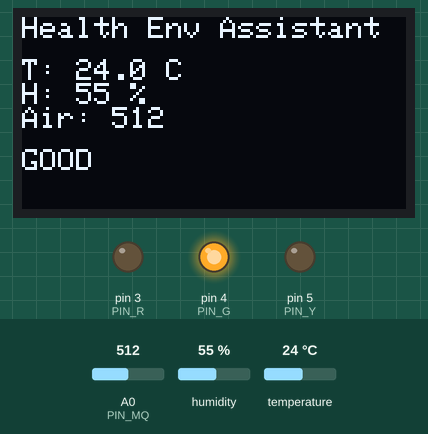
Simulated run of this sketch. Board: Arduino Uno, built with avr-gcc and run on an emulated ATmega328P. Parts: 128×64 one-colour display, output pins drawn as LEDs (lit = HIGH). The test bench sets the inputs (shaded band); at power-on: humidity 55 %, A0 (PIN_MQ) = 512, temperature 24 °C. What the sketch prints to the serial monitor is not drawn.

Above: at 1.9 s.
2.0 s: humidity set to 31 %
At 5.2 s:
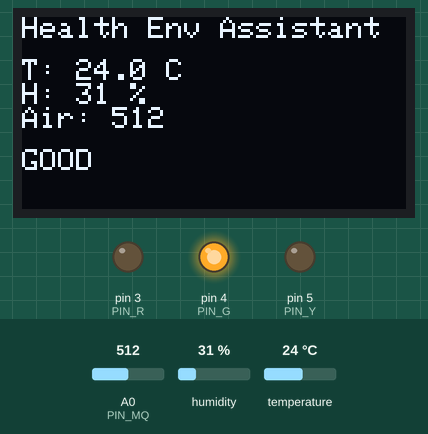
5.5 s: humidity set to 28 %
At 7.6 s:
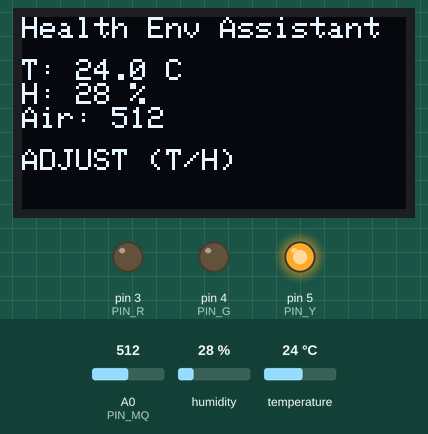
8.5 s: A0 (PIN_MQ) set to 589
At 9.5 s:
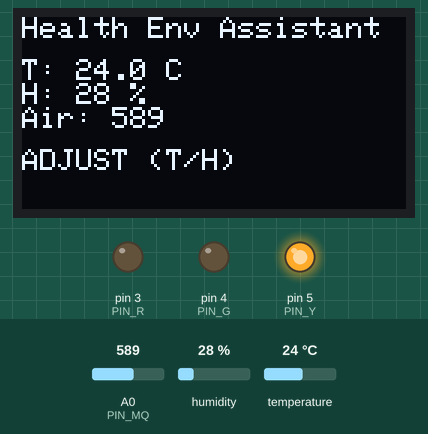
10.5 s: A0 (PIN_MQ) set to 609
At 12.2 s:
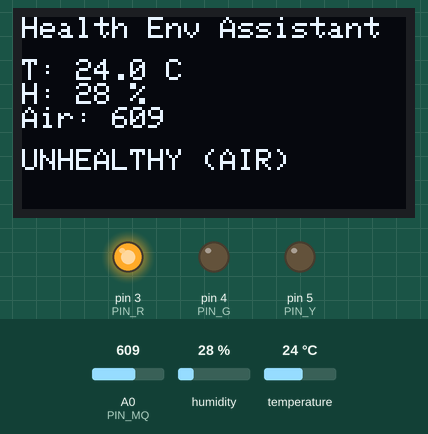
12.5 s: temperature set to 12 °C
At 13.4 s:
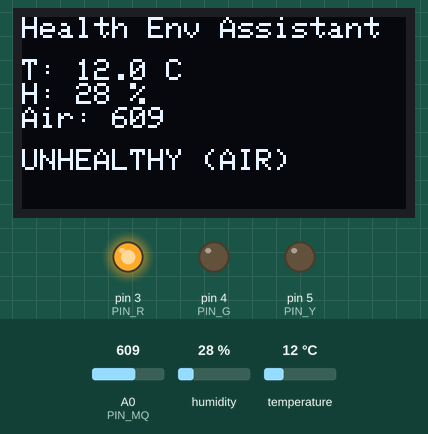
14.5 s: A0 (PIN_MQ) set to 590
At 16.4 s:
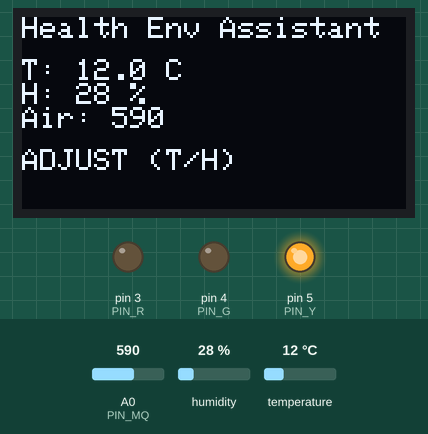
Timing chart, 0 to 17.5 s (numbered marks = the images above; inputs shaded):
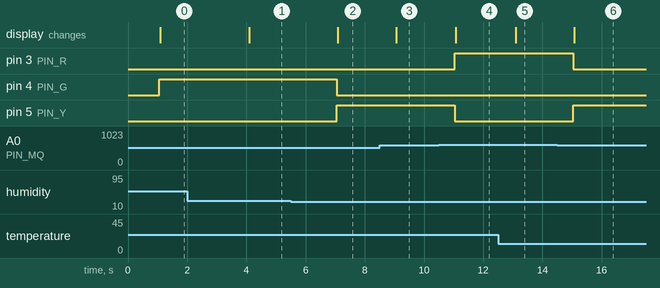

The sketch:

10_Health_Environment_Assistant.ino
```cpp
/*
  Health Environment Assistant
  DHT11 (D8) + MQ-135 (A0) + OLED (I2C) + RGB LED (D3/D4/D5)

  Shows: Temperature (°C), Humidity (%), Air value (0..1023), and overall status.
  LED Colors:
    - GREEN  = Air Good AND Temp/Humidity Comfy
    - YELLOW = Air Good/Moderate but Temp/Humidity needs adjustment
    - RED    = Poor Air (overrides everything)
    - OFF    = Sensor error
*/

#include <Wire.h>
#include <Adafruit_GFX.h>
#include <Adafruit_SSD1306.h>
#include <DHT.h>

// ------------ Pins ------------
const int PIN_DHT = 8;   // DHT11 data pin
const int PIN_MQ  = A0;  // MQ-135 analog output
const int PIN_R   = 3;   // RED LED
const int PIN_G   = 4;   // GREEN LED
const int PIN_Y   = 5;   // YELLOW LED

// ------------ Display ------------
#define SCREEN_WIDTH 128
#define SCREEN_HEIGHT 64
Adafruit_SSD1306 display(SCREEN_WIDTH, SCREEN_HEIGHT, &Wire, -1);

// ------------ Sensors ------------
#define DHTTYPE DHT11
DHT dht(PIN_DHT, DHTTYPE);

// ------------ Thresholds (tune if needed) ------------
const float COMFY_TEMP_MIN = 20.0;   // °C
const float COMFY_TEMP_MAX = 26.0;   // °C
const float COMFY_HUM_MIN  = 30.0;   // %
const float COMFY_HUM_MAX  = 60.0;   // %

const int AIR_GOOD_MAX      = 300;   // MQ-135 raw ADC
const int AIR_MODERATE_MAX  = 600;   // >600 -> POOR

const byte MQ_AVG_SAMPLES   = 16;    // smoothing
const unsigned long READ_PERIOD_MS = 1000;
const unsigned long MQ_WARMUP_SECONDS = 30;

// ------------ RGB helpers (COMMON CATHODE) ------------
// For COMMON ANODE LEDs, swap HIGH<->LOW
void ledOff()    { digitalWrite(PIN_R, LOW);  digitalWrite(PIN_G, LOW);  digitalWrite(PIN_Y, LOW); }
void ledRed()    { digitalWrite(PIN_R, HIGH); digitalWrite(PIN_G, LOW);  digitalWrite(PIN_Y, LOW); }
void ledGreen()  { digitalWrite(PIN_R, LOW);  digitalWrite(PIN_G, HIGH); digitalWrite(PIN_Y, LOW); }
void ledYellow() { digitalWrite(PIN_R, LOW);  digitalWrite(PIN_G, LOW);  digitalWrite(PIN_Y, HIGH); }

// ------------ MQ average reading ------------
int readAirAnalog() {
  analogRead(PIN_MQ); // throw away first sample after mux switch
  long sum = 0;
  for (byte i = 0; i < MQ_AVG_SAMPLES; i++) {
    sum += analogRead(PIN_MQ);
    delay(2);
  }
  return (int)(sum / MQ_AVG_SAMPLES);
}

void setup() {
  pinMode(PIN_R, OUTPUT);
  pinMode(PIN_G, OUTPUT);
  pinMode(PIN_Y, OUTPUT);
  ledOff();

  Serial.begin(9600);
  dht.begin();

  // OLED init (common address 0x3C)
  if (!display.begin(SSD1306_SWITCHCAPVCC, 0x3C)) {
    Serial.println("SSD1306 init failed (0x3C)");
  }

  display.clearDisplay();
  display.setTextColor(SSD1306_WHITE);
  display.setTextSize(1);
  display.setCursor(0,0);
  display.println("Health Env Assistant");
  display.display();
  delay(700);
}

void loop() {
  static unsigned long lastRead = 0;
  if (millis() - lastRead < READ_PERIOD_MS) return;
  lastRead = millis();

  // 1) Read sensors
  float hum = dht.readHumidity();
  float tem = dht.readTemperature(); // Celsius
  int air   = readAirAnalog();       // 0..1023

  bool dhtOK = !(isnan(hum) || isnan(tem));

  // 2) Air category
  enum AirCat { AIR_GOOD, AIR_MODERATE, AIR_POOR };
  AirCat airCat = (air < AIR_GOOD_MAX)     ? AIR_GOOD :
                  (air < AIR_MODERATE_MAX) ? AIR_MODERATE :
                                              AIR_POOR;

  // 3) Comfort check
  bool comfy = false;
  if (dhtOK) {
    comfy = (tem >= COMFY_TEMP_MIN && tem <= COMFY_TEMP_MAX &&
             hum >= COMFY_HUM_MIN  && hum <= COMFY_HUM_MAX);
  }

  // 4) Status + LED
  String status;
  if (!dhtOK) {
    status = "SENSOR ERR";
    ledOff();
  } else if (airCat == AIR_POOR) {
    status = "UNHEALTHY (AIR)";
    ledRed();
  } else if (comfy) {
    status = "GOOD";
    ledGreen();
  } else {
    status = "ADJUST (T/H)";
    ledYellow();
  }

  // 5) Warm-up countdown
  unsigned long secs = millis() / 1000UL;
  bool warming = (secs < MQ_WARMUP_SECONDS);

  // 6) OLED update (status SMALL font)
  display.clearDisplay();
  display.setTextColor(SSD1306_WHITE);
  display.setTextSize(1);
  display.setCursor(0,0);
  display.println("Health Env Assistant");

  display.setCursor(0,14);
  if (dhtOK) {
    display.print("T: "); display.print(tem, 1); display.println(" C");
    display.print("H: "); display.print(hum, 0); display.println(" %");
  } else {
    display.println("T/H: ERR");
  }
  display.print("Air: "); display.println(air);

  display.setCursor(0,44);
  display.println(status);  // <-- small font, same size as others
  display.display();

  // 7) Serial debug
  Serial.print("T="); Serial.print(tem,1);
  Serial.print("C  H="); Serial.print(hum,0);
  Serial.print("%  Air="); Serial.print(air);
  Serial.print("  Status="); Serial.print(status);
  if (warming) {
    Serial.print("  (MQ warm ");
    Serial.print(MQ_WARMUP_SECONDS - secs);
    Serial.print("s)");
  }
  Serial.println();
}
```

Measured:
- the behaviour switches between 30 and 29 % on humidity (found by bisection; images 1 and 2)
- the behaviour switches between 599 and 600 on A0 (PIN_MQ) (found by bisection; images 3 and 4)
- after the input at 2.0 s, the display: changes after 2.1 s (image 1)
- after the input at 5.5 s, pin 4 (PIN_G): HIGH → LOW after 1.6 s; pin 5 (PIN_Y): LOW → HIGH after 1.6 s; the display: changes after 1.6 s (image 2)
- after the input at 8.5 s, the display: changes after 0.57 s (image 3)
- after the input at 10.5 s, pin 3 (PIN_R): LOW → HIGH after 0.54 s; pin 5 (PIN_Y): HIGH → LOW after 0.54 s; the display: changes after 0.57 s (image 4)
- after the input at 12.5 s, the display: changes after 0.59 s (image 5)
- after the input at 14.5 s, pin 3 (PIN_R): HIGH → LOW after 0.54 s; pin 5 (PIN_Y): LOW → HIGH after 0.54 s; the display: changes after 0.57 s (image 6)
